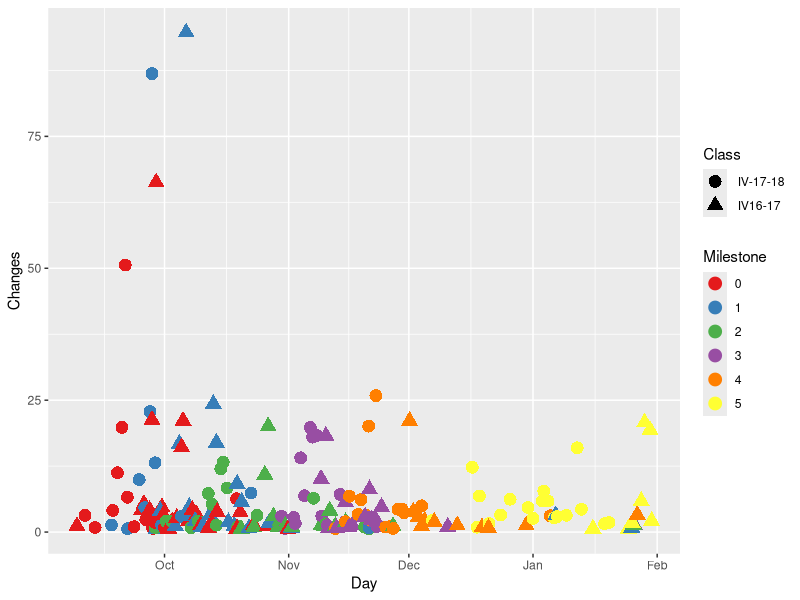
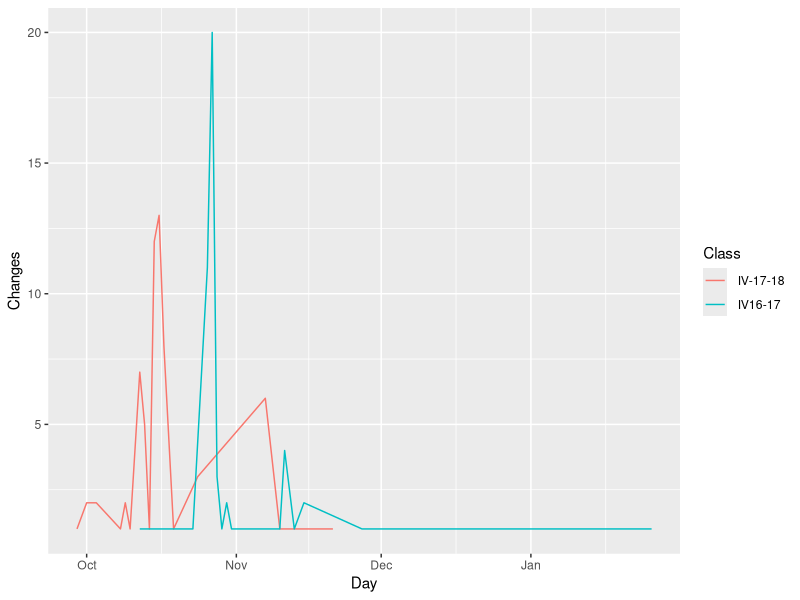
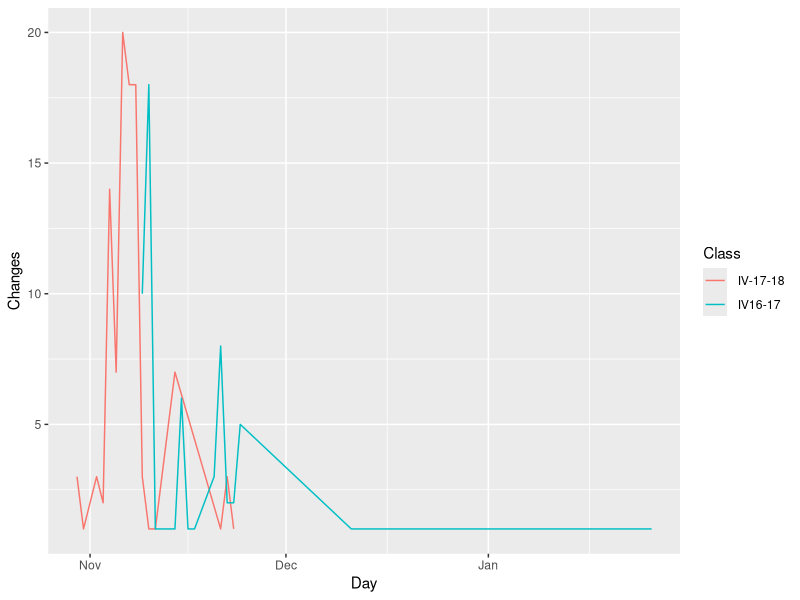
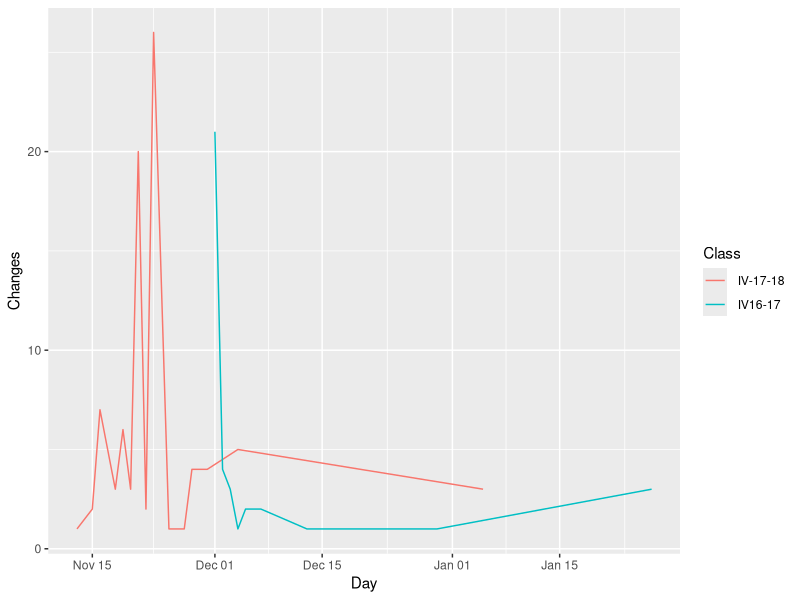
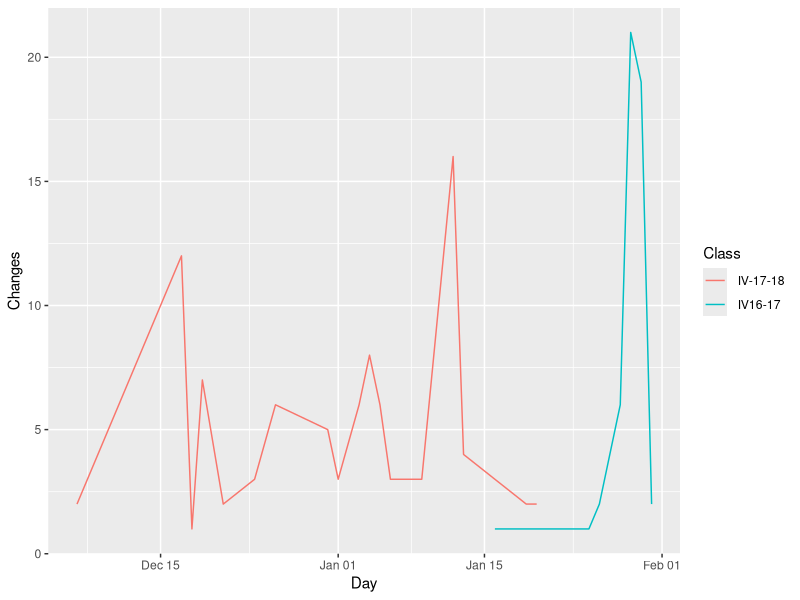

These charts were generated, in order, by the following R code:
library("lubridate")
library("ggplot2")
library("ggthemes")
dates <- read.csv("iv-changes.csv")
dates$Day <- as.Date(dates$Day,format="%m/%d/%Y")
dates$Milestone <- as.character(dates$Milestone)
ggplot(dates,aes(x=Day,y=Changes,group=Class,color=Milestone,shape=Class))+geom_point(position='jitter',size=4) + scale_color_brewer(palette="Set1")
dates.hito2 <- dates[dates$Milestone == "2",]
ggplot(dates.hito2,aes(x=Day,y=Changes,group=Class,color=Class))+geom_line()
dates.hito3 <- dates[dates$Milestone == "3",]
ggplot(dates.hito3,aes(x=Day,y=Changes,group=Class,color=Class))+geom_line()
dates.hito4 <- dates[dates$Milestone == "4",]
ggplot(dates.hito4,aes(x=Day,y=Changes,group=Class,color=Class))+geom_line()
dates.hito5 <- dates[dates$Milestone == "5",]
ggplot(dates.hito5,aes(x=Day,y=Changes,group=Class,color=Class))+geom_line()
